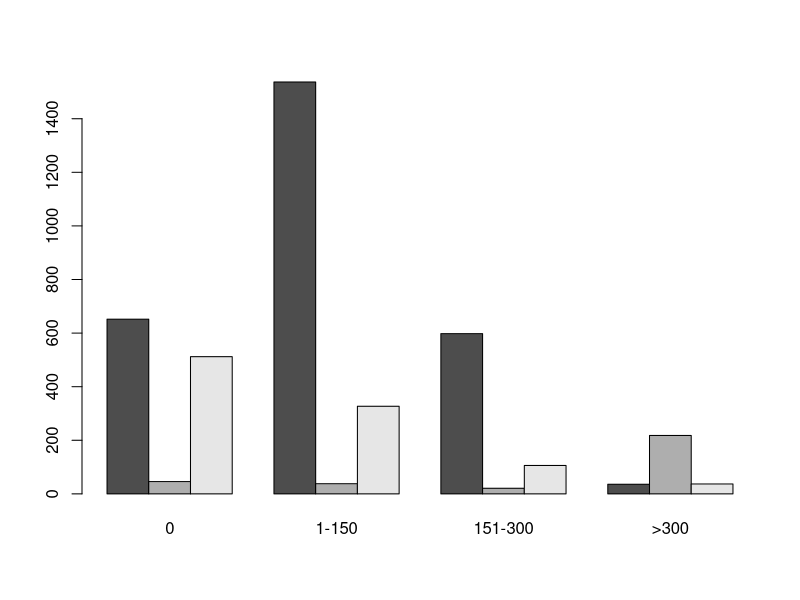
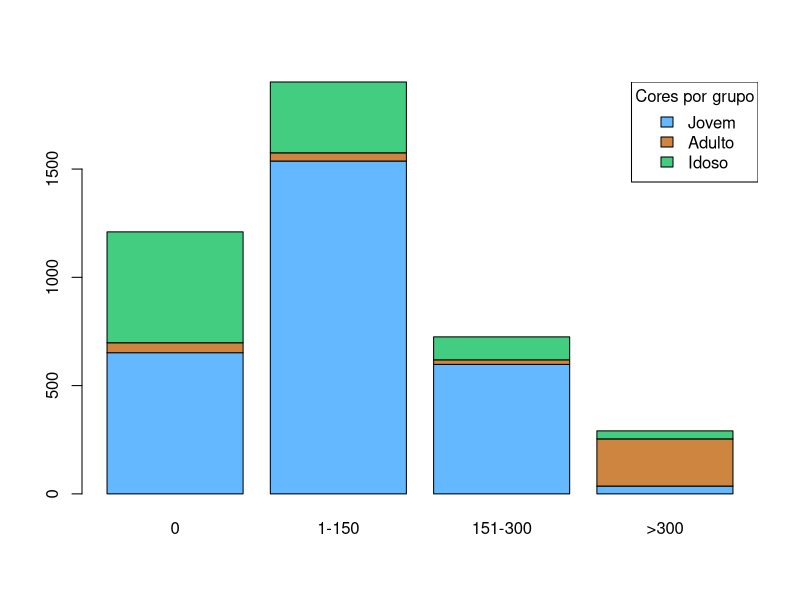
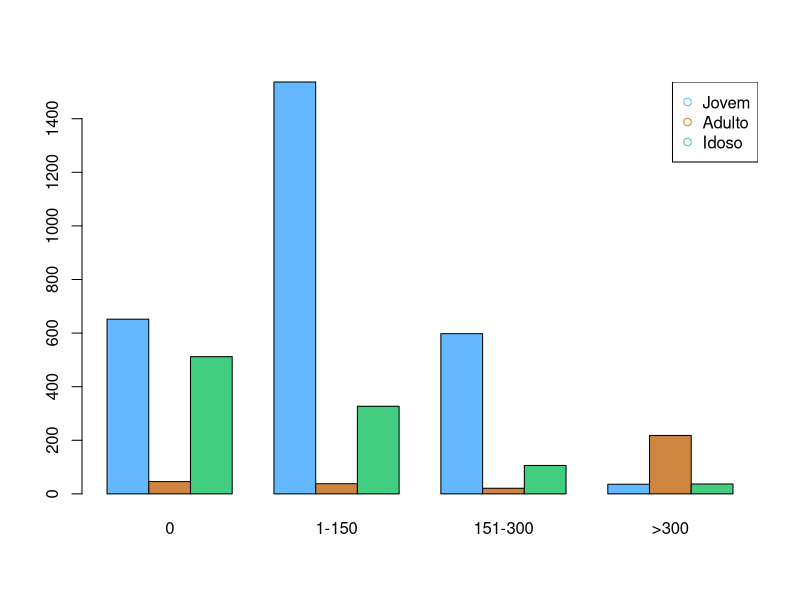
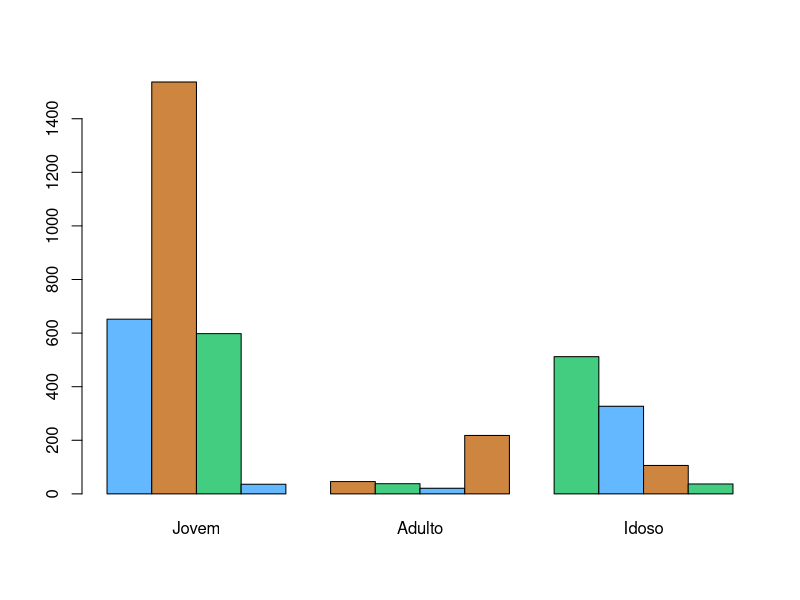

Recreate these plots in R, in order.
# Bar Plots

?barplot

# Preparando os dados - número de casamentos em uma igreja de SP
dados <- matrix(c(652, 1537,598, 36, 46, 38, 21, 218, 512, 327, 106, 37), nrow = 3, byrow = T)
dados

# Nomeando linhas e colunas na matriz
colnames(dados) <- c('0', '1-150', '151-300', '>300')
rownames(dados) <- c('Jovem', 'Adulto', 'Idoso')
dados

# Construindo o Barplot
barplot(dados, beside = T)

# Construindo o plot - Stacked Bar Plot
# As 3 faixas de idade são representadas na mesma coluna para as diferentes quantidades
barplot(dados, col = c('steelblue1', 'tan3', 'seagreen3'))

# Criando legenda
colors()
?legend

legend('topright', legend = c('Jovem', 'Adulto', 'Idoso'),
       col = c('steelblue1', 'tan3', 'seagreen3'),
       fill = c('steelblue1', 'tan3', 'seagreen3'),
       title = 'Cores por grupo')

# Agora temos uma coluna para cada faixa etária, mas na mesma faixa de quantidade
barplot(dados, beside = T, col = c('steelblue1', 'tan3', 'seagreen3'))
legend('topright', pch = 1, col = c('steelblue1', 'tan3', 'seagreen3'), legend = c('Jovem', 'Adulto', 'Idoso'))

# Como inverter as posições entre faixa etaria e faixa de quantidade? Com a transposta da matriz
t(dados)
barplot(t(dados), beside = T, col = c('steelblue1', 'tan3', 'seagreen3'))